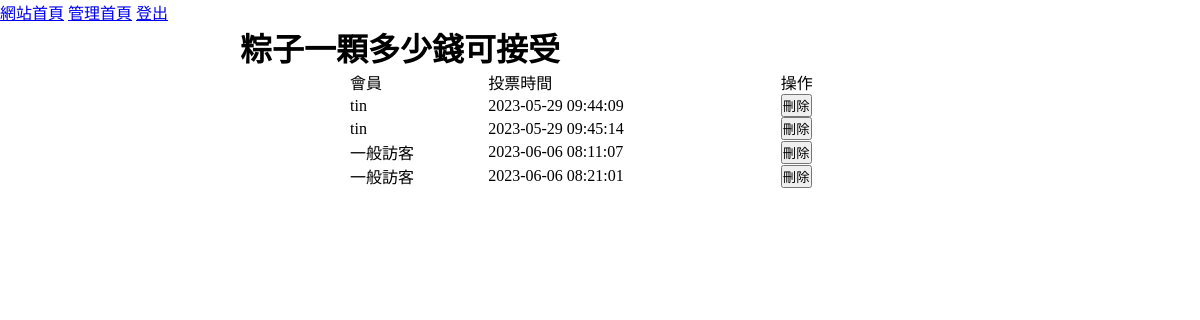
Screenshot of /backend.php?do=vote_items&sub_id=12 with the database file from the repository.
### tables this page shows
CREATE TABLE `topics` (
  `id` int(10) UNSIGNED NOT NULL,
  `subject` text NOT NULL,
  `open_time` datetime NOT NULL,
  `close_time` datetime NOT NULL,
  `type` int(1) UNSIGNED NOT NULL,
  `image` text DEFAULT NULL,
  `login` tinyint(1) NOT NULL,
  `created_time` timestamp NOT NULL DEFAULT current_timestamp(),
  `updated_time` timestamp NOT NULL DEFAULT current_timestamp() ON UPDATE current_timestamp()
);

CREATE TABLE `logs` (
  `id` int(10) UNSIGNED NOT NULL,
  `mem_id` int(11) NOT NULL,
  `topic_id` int(11) NOT NULL,
  `vote_time` datetime NOT NULL,
  `records` text NOT NULL,
  `created_time` timestamp NOT NULL DEFAULT current_timestamp()
);

CREATE TABLE `members` (
  `id` int(10) UNSIGNED NOT NULL,
  `acc` varchar(32) NOT NULL,
  `pw` varchar(16) NOT NULL,
  `name` varchar(16) NOT NULL,
  `addr` varchar(128) NOT NULL,
  `email` varchar(64) NOT NULL,
  `pr` varchar(16) NOT NULL DEFAULT 'member'
);

### back/vote_items.php (the view, shortened to what this page needs)
<?php
$sql="select * from `logs` where `topic_id`='{$_GET['sub_id']}'";
$logs=$pdo->query($sql)->fetchAll(PDO::FETCH_ASSOC);
$subject=$pdo
            ->query("select `subject` from `topics` where `id`='{$_GET['sub_id']}'")
            ->fetchColumn();
?>
<h1><?=$subject;?></h1>
<table class="vote-items">
    <tr>
        <td>會員</td>
        <td>投票時間</td>
        <td>操作</td>
    </tr>
    <?php
    foreach($logs as $log){
        $sql_name="select `name` from `members` where `id`='{$log['mem_id']}'";
        $name=$pdo->query($sql_name)->fetchColumn();
        if($name==''){
            $name="一般訪客";
        }
    ?>
    <form action="./api/del_log.php" method="post">
        <tr>
            <td><?=$name;?></td>
            <td><?=$log['vote_time'];?></td>
            <td>
                <button type="submit">刪除</button>
            </td>
        </tr>
    </form>
    <?php
    }
    ?>
</table>

### css/style.css (style rules this page uses)
* { box-sizing: border-box; margin:0; padding:0; }

### back/vote_items.php (style rules this page uses)
.vote-items { border-collapse: collapse; width:500px; margin:auto; }

### rows the page displays
topics: subject "粽子一顆多少錢可接受"
logs: mem.name "tin", vote_time "2023-05-29 09:44:09"
logs: mem.name "tin", vote_time "2023-05-29 09:45:14"
logs: name "一般訪客", vote_time "2023-06-06 08:11:07"
logs: name "一般訪客", vote_time "2023-06-06 08:21:01"
